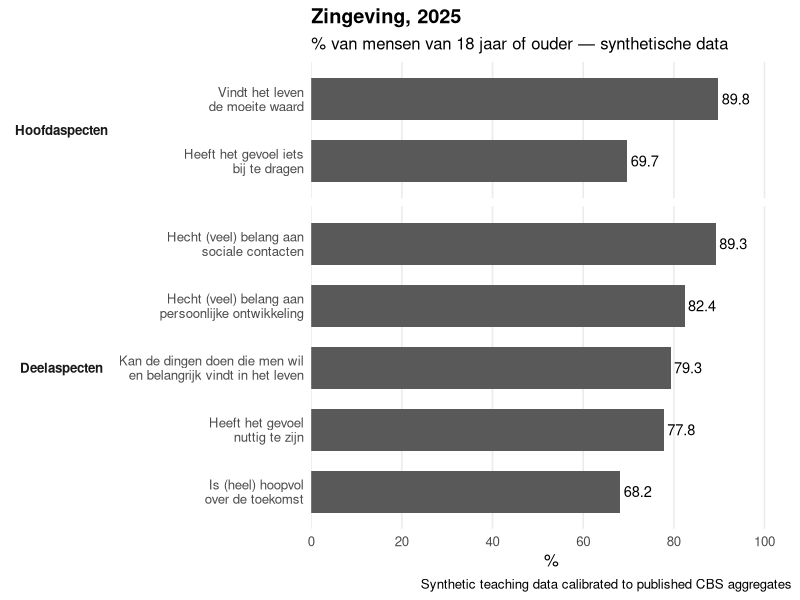
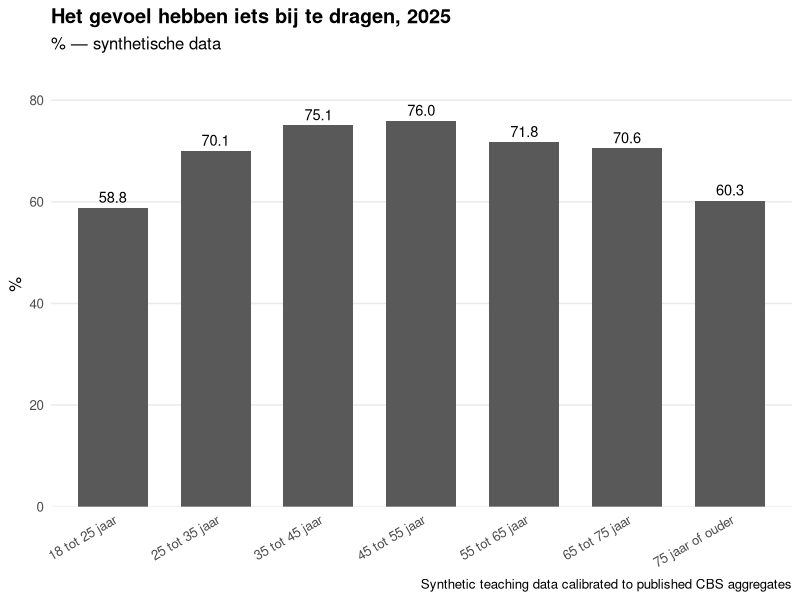
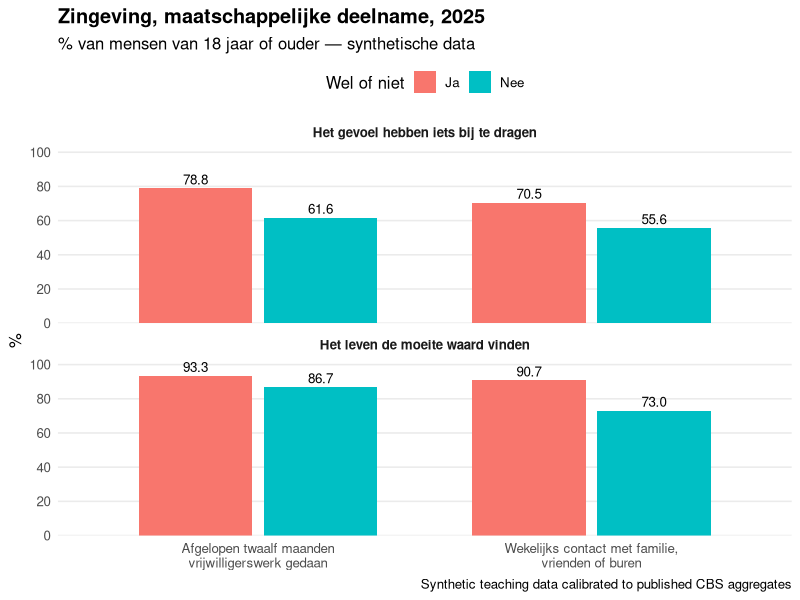
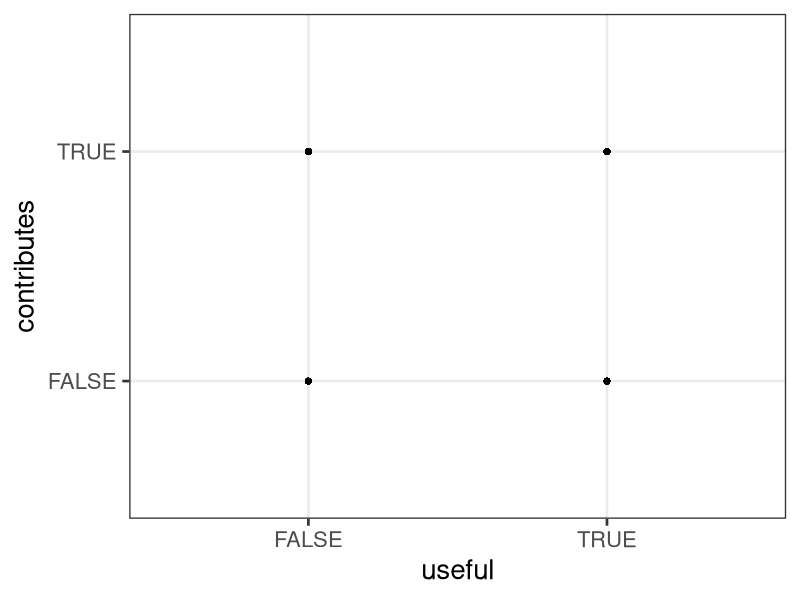
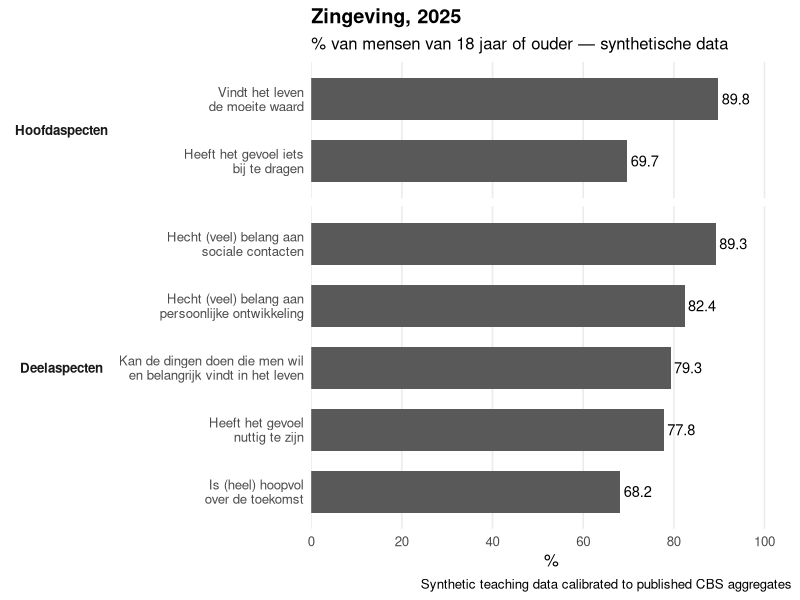
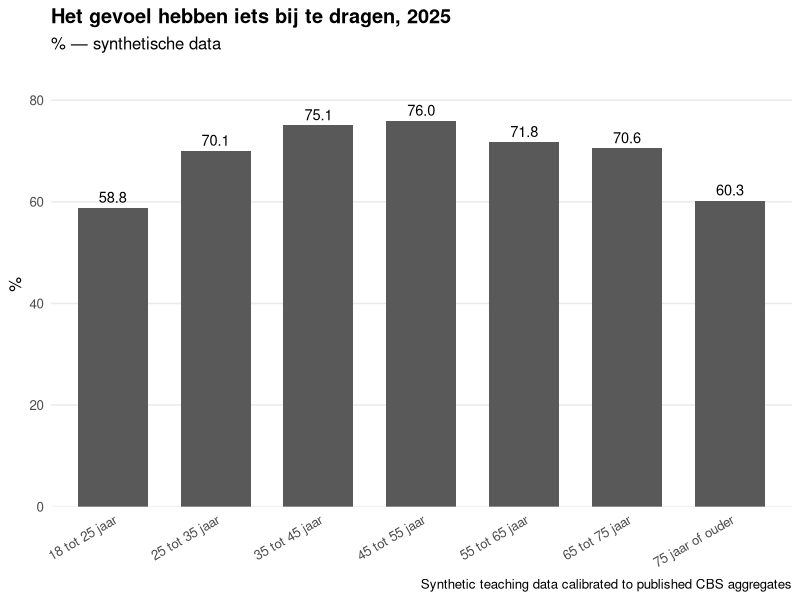
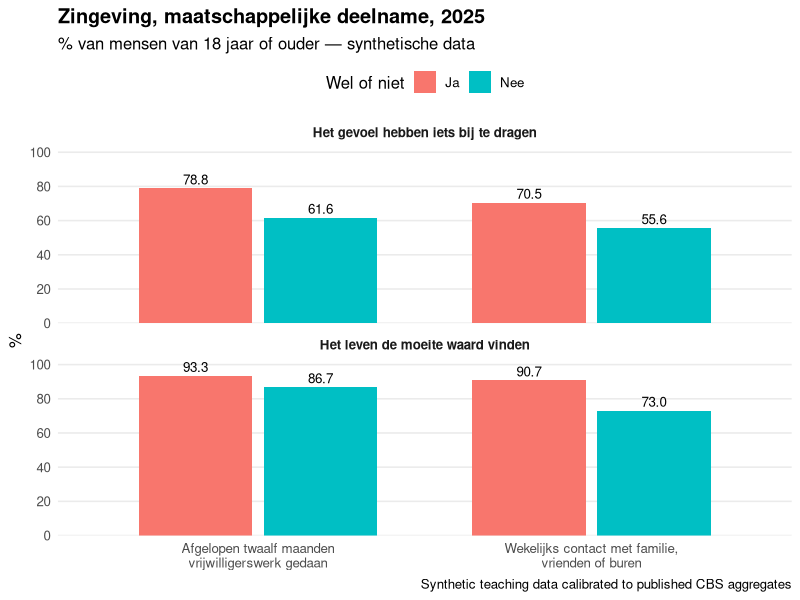
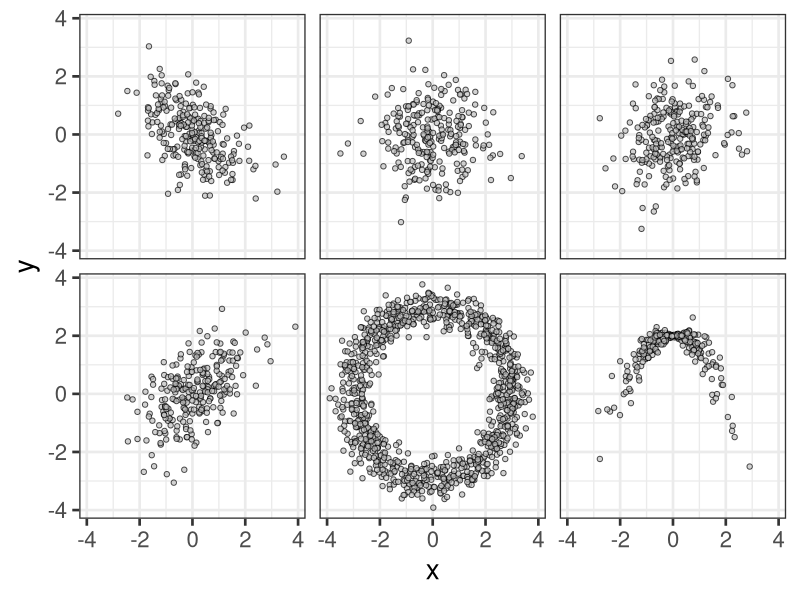

Here is the R script that generated these plots, in order:
# Synthetic CBS-style dataset for the 2025 "Sociale samenhang en welzijn" example
#
# Purpose
# -------
# Simulate 7,551 synthetic respondents so that the aggregate results reproduce
# the three figures in the CBS news article "9 op de 10 volwassenen vinden het
# leven de moeite waard" (29 July 2026) very closely.
#
# IMPORTANT: These are synthetic teaching data. They are NOT CBS microdata.
#
# The script:
#   1. simulates respondent characteristics;
#   2. calibrates the two main outcomes to the published CBS percentages;
#   3. creates five additional dimensions with the exact published margins;
#   4. writes a CSV file;
#   5. reproduces the three figures from the news article;
#   6. prints a validation table comparing simulated and published percentages.

# -----------------------------------------------------------------------------
# Packages
# -----------------------------------------------------------------------------

library(ggplot2)

# -----------------------------------------------------------------------------
# Settings and CBS targets
# -----------------------------------------------------------------------------

set.seed(20260820)

n <- 7551L

age_levels <- c(
  "18 tot 25 jaar",
  "25 tot 35 jaar",
  "35 tot 45 jaar",
  "45 tot 55 jaar",
  "55 tot 65 jaar",
  "65 tot 75 jaar",
  "75 jaar of ouder"
)

# Plausible adult age distribution chosen so that the published age-specific
# contribution percentages also average to approximately the published 69.8%.
# These age shares themselves are NOT taken from CBS SSW microdata.
age_prob <- c(0.11, 0.16, 0.15, 0.16, 0.16, 0.14, 0.12)

# Figure 1: overall percentages
fig1_targets <- c(
  worthwhile = 0.898,
  contributes = 0.698,
  social_contacts_important = 0.893,
  personal_development_important = 0.824,
  autonomy = 0.793,
  useful = 0.778,
  hopeful = 0.682
)

# Figure 2: feeling that one contributes, by age
contribution_age_targets <- c(
  "18 tot 25 jaar" = 0.588,
  "25 tot 35 jaar" = 0.701,
  "35 tot 45 jaar" = 0.751,
  "45 tot 55 jaar" = 0.760,
  "55 tot 65 jaar" = 0.718,
  "65 tot 75 jaar" = 0.706,
  "75 jaar of ouder" = 0.603
)

# Figure 3: meaning in life by societal participation
contribution_volunteer_targets <- c(`FALSE` = 0.617, `TRUE` = 0.788)
contribution_contact_targets   <- c(`FALSE` = 0.561, `TRUE` = 0.705)

worthwhile_volunteer_targets <- c(`FALSE` = 0.867, `TRUE` = 0.933)
worthwhile_contact_targets   <- c(`FALSE` = 0.728, `TRUE` = 0.907)

# Original five-category response distributions from the longer CBS article.
# These are used only to create realistic raw response variables while
# preserving the calibrated binary outcomes.
worthwhile_likert_positive <- c(
  "Helemaal mee eens" = 43.0,
  "Mee eens" = 46.8
)
worthwhile_likert_negative <- c(
  "Niet mee eens, niet mee oneens" = 8.2,
  "Mee oneens" = 1.6,
  "Helemaal mee oneens" = 0.5
)

contribution_likert_positive <- c(
  "Helemaal mee eens" = 20.5,
  "Mee eens" = 49.3
)
contribution_likert_negative <- c(
  "Niet mee eens, niet mee oneens" = 22.6,
  "Mee oneens" = 6.5,
  "Helemaal mee oneens" = 1.1
)

# -----------------------------------------------------------------------------
# Helper functions
# -----------------------------------------------------------------------------

logit <- function(p) log(p / (1 - p))
inv_logit <- function(x) 1 / (1 + exp(-x))

# Shift a vector of baseline probabilities so that its mean equals target.
shift_probabilities_to_mean <- function(p, target) {
  f <- function(delta) mean(inv_logit(logit(p) + delta)) - target
  delta <- uniroot(f, c(-10, 10))$root
  inv_logit(logit(p) + delta)
}

# Weighted sampling without replacement, returning exactly k TRUE values.
weighted_binary_exact <- function(prob, k) {
  out <- rep(FALSE, length(prob))
  chosen <- sample.int(length(prob), size = k, replace = FALSE, prob = prob)
  out[chosen] <- TRUE
  out
}

# Create a numeric age within each age category.
simulate_age <- function(age_group) {
  ranges <- list(
    "18 tot 25 jaar" = 18:24,
    "25 tot 35 jaar" = 25:34,
    "35 tot 45 jaar" = 35:44,
    "45 tot 55 jaar" = 45:54,
    "55 tot 65 jaar" = 55:64,
    "65 tot 75 jaar" = 65:74,
    "75 jaar of ouder" = 75:90
  )

  vapply(
    as.character(age_group),
    function(g) sample(ranges[[g]], 1L),
    integer(1)
  )
}

# Build one row per age x volunteering x weekly-contact cell.
make_cells <- function(dat) {
  key <- interaction(
    dat$age_group,
    dat$volunteer,
    dat$weekly_social_contact,
    drop = TRUE,
    lex.order = TRUE
  )

  dat$cell_id <- as.integer(key)
  n_cells <- nlevels(key)

  first <- match(seq_len(n_cells), dat$cell_id)

  cells <- data.frame(
    cell_id = seq_len(n_cells),
    age_group = dat$age_group[first],
    volunteer = dat$volunteer[first],
    weekly_social_contact = dat$weekly_social_contact[first],
    n = tabulate(dat$cell_id, nbins = n_cells)
  )

  list(data = dat, cells = cells)
}

# Construct a linear constraint row that computes a group mean from cell
# probabilities.
constraint_row <- function(cells, mask) {
  w <- numeric(nrow(cells))
  denom <- sum(cells$n[mask])
  w[mask] <- cells$n[mask] / denom
  w
}

# Find cell probabilities that reproduce a set of aggregate targets while
# staying close to a sensible initial solution. This is a ridge-regularized
# least-squares calibration problem.
calibrate_cell_probabilities <- function(
    cells,
    overall_target,
    age_targets = NULL,
    volunteer_targets = NULL,
    contact_targets = NULL,
    initial,
    lambda = 1e-4) {

  A <- matrix(cells$n / sum(cells$n), nrow = 1L)
  b <- overall_target
  labels <- "Overall"

  if (!is.null(age_targets)) {
    for (g in names(age_targets)) {
      mask <- as.character(cells$age_group) == g
      A <- rbind(A, constraint_row(cells, mask))
      b <- c(b, age_targets[[g]])
      labels <- c(labels, paste("Age:", g))
    }
  }

  if (!is.null(volunteer_targets)) {
    for (g in names(volunteer_targets)) {
      value <- identical(g, "TRUE")
      mask <- cells$volunteer == value
      A <- rbind(A, constraint_row(cells, mask))
      b <- c(b, volunteer_targets[[g]])
      labels <- c(labels, paste("Volunteer:", g))
    }
  }

  if (!is.null(contact_targets)) {
    for (g in names(contact_targets)) {
      value <- identical(g, "TRUE")
      mask <- cells$weekly_social_contact == value
      A <- rbind(A, constraint_row(cells, mask))
      b <- c(b, contact_targets[[g]])
      labels <- c(labels, paste("Weekly contact:", g))
    }
  }

  m <- nrow(cells)
  lhs <- crossprod(A) + lambda * diag(m)
  rhs <- crossprod(A, b) + lambda * initial

  q <- as.vector(solve(lhs, rhs))

  if (any(q <= 0 | q >= 1)) {
    stop(
      "Calibration produced probabilities outside (0,1). ",
      "Try changing the simulated covariate prevalences."
    )
  }

  attr(q, "constraint_matrix") <- A
  attr(q, "targets") <- b
  attr(q, "labels") <- labels
  q
}

# Turn calibrated cell probabilities into binary respondent-level data.
# The exact number of TRUE observations in every cell is round(q * n_cell).
# The shared latent score makes the two main outcomes positively correlated.
assign_binary_by_cell <- function(dat, cells, q, score) {
  out <- rep(FALSE, nrow(dat))

  for (j in seq_len(nrow(cells))) {
    idx <- which(dat$cell_id == cells$cell_id[j])
    k <- round(q[j] * length(idx))

    if (k > 0L) {
      selected <- idx[order(score[idx], decreasing = TRUE)[seq_len(k)]]
      out[selected] <- TRUE
    }
  }

  out
}

# Create a binary variable with an exact marginal prevalence while retaining
# correlation with a supplied latent score.
make_binary_margin <- function(target, score) {
  k <- round(length(score) * target)
  out <- rep(FALSE, length(score))
  out[order(score, decreasing = TRUE)[seq_len(k)]] <- TRUE
  out
}

# Convert a calibrated binary variable back to a plausible five-category
# Likert response. CBS's published category percentages sum to 100.1% because
# of rounding, so category ratios are normalized within the positive and
# non-positive halves.
make_likert_from_binary <- function(binary, score, positive_pct, negative_pct) {
  result <- character(length(binary))

  pos_idx <- which(binary)
  neg_idx <- which(!binary)

  pos_prob <- positive_pct / sum(positive_pct)
  neg_prob <- negative_pct / sum(negative_pct)

  # Positive responses: higher latent score -> stronger agreement.
  n_strong <- round(length(pos_idx) * pos_prob[1])
  pos_order <- pos_idx[order(score[pos_idx], decreasing = TRUE)]
  result[pos_order[seq_len(n_strong)]] <- names(pos_prob)[1]
  if (n_strong < length(pos_order)) {
    result[pos_order[(n_strong + 1L):length(pos_order)]] <- names(pos_prob)[2]
  }

  # Non-positive responses: lower latent score -> stronger disagreement.
  # Allocate approximately according to the published ratios.
  neg_order <- neg_idx[order(score[neg_idx], decreasing = TRUE)]
  n_neutral <- round(length(neg_idx) * neg_prob[1])
  n_disagree <- round(length(neg_idx) * neg_prob[2])
  n_neutral <- min(n_neutral, length(neg_idx))
  n_disagree <- min(n_disagree, length(neg_idx) - n_neutral)

  if (n_neutral > 0L) {
    result[neg_order[seq_len(n_neutral)]] <- names(neg_prob)[1]
  }
  if (n_disagree > 0L) {
    ii <- (n_neutral + 1L):(n_neutral + n_disagree)
    result[neg_order[ii]] <- names(neg_prob)[2]
  }
  if (n_neutral + n_disagree < length(neg_order)) {
    ii <- (n_neutral + n_disagree + 1L):length(neg_order)
    result[neg_order[ii]] <- names(neg_prob)[3]
  }

  factor(
    result,
    levels = c(
      "Helemaal mee oneens",
      "Mee oneens",
      "Niet mee eens, niet mee oneens",
      "Mee eens",
      "Helemaal mee eens"
    ),
    ordered = TRUE
  )
}

pct <- function(x) 100 * mean(x)

# -----------------------------------------------------------------------------
# 1. Simulate respondent characteristics
# -----------------------------------------------------------------------------

age_group <- factor(
  sample(age_levels, n, replace = TRUE, prob = age_prob),
  levels = age_levels,
  ordered = TRUE
)

age <- simulate_age(age_group)

# We choose prevalences around 47% volunteering and 95% weekly contact because
# these make the published conditional percentages in Figure 3 consistent with
# the published overall percentages in Figure 1.
#
# The age patterns below are plausible synthetic patterns, not CBS estimates.
volunteer_base <- c(
  "18 tot 25 jaar" = 0.34,
  "25 tot 35 jaar" = 0.40,
  "35 tot 45 jaar" = 0.47,
  "45 tot 55 jaar" = 0.52,
  "55 tot 65 jaar" = 0.55,
  "65 tot 75 jaar" = 0.54,
  "75 jaar of ouder" = 0.45
)

contact_base <- c(
  "18 tot 25 jaar" = 0.965,
  "25 tot 35 jaar" = 0.960,
  "35 tot 45 jaar" = 0.955,
  "45 tot 55 jaar" = 0.950,
  "55 tot 65 jaar" = 0.945,
  "65 tot 75 jaar" = 0.940,
  "75 jaar of ouder" = 0.925
)

p_volunteer <- volunteer_base[as.character(age_group)]
p_volunteer <- shift_probabilities_to_mean(p_volunteer, 0.472)

p_contact <- contact_base[as.character(age_group)]
p_contact <- shift_probabilities_to_mean(p_contact, 0.950)

volunteer <- weighted_binary_exact(p_volunteer, round(n * 0.472))
weekly_social_contact <- weighted_binary_exact(p_contact, round(n * 0.950))

synthetic <- data.frame(
  id = seq_len(n),
  age = age,
  age_group = age_group,
  volunteer = volunteer,
  weekly_social_contact = weekly_social_contact
)

cell_data <- make_cells(synthetic)
synthetic <- cell_data$data
cells <- cell_data$cells

# Shared latent "meaning/wellbeing" tendency. It has no substantive status;
# it is simply a convenient way to make the synthetic responses correlated.
latent_meaning <- rnorm(n)

# -----------------------------------------------------------------------------
# 2. Calibrate "feeling that one contributes"
# -----------------------------------------------------------------------------

initial_contribution <- unname(
  contribution_age_targets[as.character(cells$age_group)]
)

q_contribution <- calibrate_cell_probabilities(
  cells = cells,
  overall_target = fig1_targets["contributes"],
  age_targets = contribution_age_targets,
  volunteer_targets = contribution_volunteer_targets,
  contact_targets = contribution_contact_targets,
  initial = initial_contribution
)

contribution_score <- latent_meaning + rnorm(n, sd = 0.75)
synthetic$contributes <- assign_binary_by_cell(
  synthetic,
  cells,
  q_contribution,
  contribution_score
)

# -----------------------------------------------------------------------------
# 3. Calibrate "life is worthwhile"
# -----------------------------------------------------------------------------

initial_worthwhile <- rep(fig1_targets["worthwhile"], nrow(cells))

q_worthwhile <- calibrate_cell_probabilities(
  cells = cells,
  overall_target = fig1_targets["worthwhile"],
  volunteer_targets = worthwhile_volunteer_targets,
  contact_targets = worthwhile_contact_targets,
  initial = initial_worthwhile
)

worthwhile_score <- latent_meaning + rnorm(n, sd = 0.75)
synthetic$worthwhile <- assign_binary_by_cell(
  synthetic,
  cells,
  q_worthwhile,
  worthwhile_score
)

# -----------------------------------------------------------------------------
# 4. Create the five other Figure-1 dimensions
# -----------------------------------------------------------------------------

# Each variable gets the exact marginal count corresponding to the published
# percentage (up to unavoidable integer rounding), while retaining realistic
# positive correlations through latent_meaning.
synthetic$social_contacts_important <- make_binary_margin(
  fig1_targets["social_contacts_important"],
  0.70 * latent_meaning + rnorm(n)
)

synthetic$personal_development_important <- make_binary_margin(
  fig1_targets["personal_development_important"],
  0.55 * latent_meaning + rnorm(n)
)

synthetic$autonomy <- make_binary_margin(
  fig1_targets["autonomy"],
  0.90 * latent_meaning + rnorm(n, sd = 0.8)
)

synthetic$useful <- make_binary_margin(
  fig1_targets["useful"],
  1.00 * latent_meaning + 0.60 * synthetic$contributes + rnorm(n, sd = 0.8)
)

synthetic$hopeful <- make_binary_margin(
  fig1_targets["hopeful"],
  0.85 * latent_meaning + rnorm(n, sd = 0.9)
)

# -----------------------------------------------------------------------------
# 5. Reconstruct five-category responses for the two main questions
# -----------------------------------------------------------------------------

synthetic$worthwhile_response <- make_likert_from_binary(
  synthetic$worthwhile,
  worthwhile_score,
  worthwhile_likert_positive,
  worthwhile_likert_negative
)

synthetic$contribution_response <- make_likert_from_binary(
  synthetic$contributes,
  contribution_score,
  contribution_likert_positive,
  contribution_likert_negative
)

# Put the raw response immediately before its dichotomized version.
synthetic <- synthetic[c(
  "id",
  "age",
  "age_group",
  "volunteer",
  "weekly_social_contact",
  "worthwhile_response",
  "worthwhile",
  "contribution_response",
  "contributes",
  "social_contacts_important",
  "personal_development_important",
  "autonomy",
  "useful",
  "hopeful",
  "cell_id"
)]

# cell_id is only an internal simulation variable and is not useful to students.
synthetic$cell_id <- NULL

# -----------------------------------------------------------------------------
# 6. Save the synthetic dataset
# -----------------------------------------------------------------------------

write.csv(
  synthetic,
  file = "cbs_zingeving_synthetic_2025.csv",
  row.names = FALSE,
  fileEncoding = "UTF-8"
)

# -----------------------------------------------------------------------------
# 7. Validation: compare synthetic percentages with CBS targets
# -----------------------------------------------------------------------------

validation <- data.frame(
  figure = character(),
  quantity = character(),
  cbs = numeric(),
  synthetic = numeric(),
  difference = numeric()
)

add_validation <- function(figure, quantity, target, estimate) {
  data.frame(
    figure = figure,
    quantity = quantity,
    cbs = 100 * target,
    synthetic = estimate,
    difference = estimate - 100 * target
  )
}

# Figure 1
fig1_names <- c(
  worthwhile = "Vindt het leven de moeite waard",
  contributes = "Heeft het gevoel iets bij te dragen",
  social_contacts_important = "Hecht (veel) belang aan sociale contacten",
  personal_development_important = "Hecht (veel) belang aan persoonlijke ontwikkeling",
  autonomy = "Kan de dingen doen die men wil en belangrijk vindt",
  useful = "Heeft het gevoel nuttig te zijn",
  hopeful = "Is (heel) hoopvol over de toekomst"
)

for (v in names(fig1_targets)) {
  validation <- rbind(
    validation,
    add_validation("Figure 1", fig1_names[[v]], fig1_targets[[v]], pct(synthetic[[v]]))
  )
}

# Figure 2
for (g in age_levels) {
  idx <- synthetic$age_group == g
  validation <- rbind(
    validation,
    add_validation(
      "Figure 2",
      g,
      contribution_age_targets[[g]],
      pct(synthetic$contributes[idx])
    )
  )
}

# Figure 3
for (value in c(FALSE, TRUE)) {
  idx <- synthetic$volunteer == value
  validation <- rbind(
    validation,
    add_validation(
      "Figure 3",
      paste("Worthwhile | volunteer =", value),
      worthwhile_volunteer_targets[[as.character(value)]],
      pct(synthetic$worthwhile[idx])
    ),
    add_validation(
      "Figure 3",
      paste("Contributes | volunteer =", value),
      contribution_volunteer_targets[[as.character(value)]],
      pct(synthetic$contributes[idx])
    )
  )

  idx <- synthetic$weekly_social_contact == value
  validation <- rbind(
    validation,
    add_validation(
      "Figure 3",
      paste("Worthwhile | weekly contact =", value),
      worthwhile_contact_targets[[as.character(value)]],
      pct(synthetic$worthwhile[idx])
    ),
    add_validation(
      "Figure 3",
      paste("Contributes | weekly contact =", value),
      contribution_contact_targets[[as.character(value)]],
      pct(synthetic$contributes[idx])
    )
  )
}

validation$cbs <- round(validation$cbs, 1)
validation$synthetic <- round(validation$synthetic, 1)
validation$difference <- round(validation$difference, 2)

cat("\nValidation against published CBS percentages:\n\n")
print(validation, row.names = FALSE)

cat("\nMaximum absolute discrepancy (percentage points): ",
    max(abs(validation$difference)), "\n", sep = "")

# -----------------------------------------------------------------------------
# 8. Plot 1: Zingeving, 2025
# -----------------------------------------------------------------------------

plot1_data <- data.frame(
  label = c(
    "Vindt het leven\nde moeite waard",
    "Heeft het gevoel iets\nbij te dragen",
    "Hecht (veel) belang aan\nsociale contacten",
    "Hecht (veel) belang aan\npersoonlijke ontwikkeling",
    "Kan de dingen doen die men wil\nen belangrijk vindt in het leven",
    "Heeft het gevoel\nnuttig te zijn",
    "Is (heel) hoopvol\nover de toekomst"
  ),
  group = c(
    "Hoofdaspecten",
    "Hoofdaspecten",
    rep("Deelaspecten", 5)
  ),
  percentage = c(
    pct(synthetic$worthwhile),
    pct(synthetic$contributes),
    pct(synthetic$social_contacts_important),
    pct(synthetic$personal_development_important),
    pct(synthetic$autonomy),
    pct(synthetic$useful),
    pct(synthetic$hopeful)
  )
)

plot1_data$label <- factor(plot1_data$label, levels = rev(plot1_data$label))
plot1_data$group <- factor(plot1_data$group, levels = c("Hoofdaspecten", "Deelaspecten"))

p1 <- ggplot(plot1_data, aes(x = percentage, y = label)) +
  geom_col(width = 0.68) +
  geom_text(
    aes(label = sprintf("%.1f", percentage)),
    hjust = -0.12,
    size = 3.7
  ) +
  facet_grid(group ~ ., scales = "free_y", space = "free_y", switch = "y") +
  scale_x_continuous(
    limits = c(0, 100),
    breaks = seq(0, 100, 20),
    expand = expansion(mult = c(0, 0.06))
  ) +
  labs(
    title = "Zingeving, 2025",
    subtitle = "% van mensen van 18 jaar of ouder — synthetische data",
    x = "%",
    y = NULL,
    caption = "Synthetic teaching data calibrated to published CBS aggregates"
  ) +
  theme_minimal(base_size = 12) +
  theme(
    panel.grid.major.y = element_blank(),
    panel.grid.minor = element_blank(),
    strip.placement = "outside",
    strip.text.y.left = element_text(angle = 0, face = "bold"),
    plot.title = element_text(face = "bold")
  )

print(p1)
ggsave("lecture1_scripts/cbs_plot1_zingeving_2025.png", p1, width = 9, height = 6.4, dpi = 180)

# -----------------------------------------------------------------------------
# 9. Plot 2: feeling that one contributes, by age
# -----------------------------------------------------------------------------

plot2_data <- data.frame(
  age_group = factor(age_levels, levels = age_levels, ordered = TRUE),
  percentage = vapply(
    age_levels,
    function(g) pct(synthetic$contributes[synthetic$age_group == g]),
    numeric(1)
  )
)

p2 <- ggplot(plot2_data, aes(x = age_group, y = percentage)) +
  geom_col(width = 0.68) +
  geom_text(
    aes(label = sprintf("%.1f", percentage)),
    vjust = -0.45,
    size = 3.7
  ) +
  scale_y_continuous(
    limits = c(0, 85),
    breaks = seq(0, 80, 20),
    expand = expansion(mult = c(0, 0.03))
  ) +
  labs(
    title = "Het gevoel hebben iets bij te dragen, 2025",
    subtitle = "% — synthetische data",
    x = NULL,
    y = "%",
    caption = "Synthetic teaching data calibrated to published CBS aggregates"
  ) +
  theme_minimal(base_size = 12) +
  theme(
    panel.grid.major.x = element_blank(),
    panel.grid.minor = element_blank(),
    axis.text.x = element_text(angle = 30, hjust = 1),
    plot.title = element_text(face = "bold")
  )

print(p2)
ggsave("lecture1_scripts/cbs_plot2_contribution_by_age_2025.png", p2, width = 9, height = 5.7, dpi = 180)

# -----------------------------------------------------------------------------
# 10. Plot 3: meaning and societal participation
# -----------------------------------------------------------------------------

make_participation_rows <- function(variable, label) {
  data.frame(
    participation = rep(label, 4),
    answer = rep(c("Ja", "Nee"), each = 2),
    outcome = rep(
      c("Het leven de moeite waard vinden", "Het gevoel hebben iets bij te dragen"),
      times = 2
    ),
    percentage = c(
      pct(synthetic$worthwhile[variable]),
      pct(synthetic$contributes[variable]),
      pct(synthetic$worthwhile[!variable]),
      pct(synthetic$contributes[!variable])
    )
  )
}

plot3_data <- rbind(
  make_participation_rows(
    synthetic$volunteer,
    "Afgelopen twaalf maanden\nvrijwilligerswerk gedaan"
  ),
  make_participation_rows(
    synthetic$weekly_social_contact,
    "Wekelijks contact met familie,\nvrienden of buren"
  )
)

plot3_data$participation <- factor(
  plot3_data$participation,
  levels = c(
    "Afgelopen twaalf maanden\nvrijwilligerswerk gedaan",
    "Wekelijks contact met familie,\nvrienden of buren"
  )
)
plot3_data$answer <- factor(plot3_data$answer, levels = c("Ja", "Nee"))

p3 <- ggplot(
  plot3_data,
  aes(x = participation, y = percentage, fill = answer)
) +
  geom_col(position = position_dodge(width = 0.75), width = 0.68) +
  geom_text(
    aes(label = sprintf("%.1f", percentage)),
    position = position_dodge(width = 0.75),
    vjust = -0.4,
    size = 3.4
  ) +
  facet_wrap(~ outcome, ncol = 1) +
  scale_y_continuous(
    limits = c(0, 100),
    breaks = seq(0, 100, 20),
    expand = expansion(mult = c(0, 0.04))
  ) +
  labs(
    title = "Zingeving, maatschappelijke deelname, 2025",
    subtitle = "% van mensen van 18 jaar of ouder — synthetische data",
    x = NULL,
    y = "%",
    fill = "Wel of niet",
    caption = "Synthetic teaching data calibrated to published CBS aggregates"
  ) +
  theme_minimal(base_size = 12) +
  theme(
    panel.grid.major.x = element_blank(),
    panel.grid.minor = element_blank(),
    strip.text = element_text(face = "bold"),
    plot.title = element_text(face = "bold"),
    legend.position = "top"
  )

print(p3)
ggsave("lecture1_scripts/cbs_plot3_participation_2025.png", p3, width = 9, height = 8, dpi = 180)

ggplot(synthetic, aes(x = useful, y = contributes)) +
  geom_point() +
  theme_bw(base_size = 20)

# -----------------------------------------------------------------------------
# 11. A few useful checks for teaching
# -----------------------------------------------------------------------------

cat("\nDataset written to: lecture1_scripts/cbs_zingeving_synthetic_2025.csv\n")
cat("Plots written to:\n")
cat("  lecture1_scripts/cbs_plot1_zingeving_2025.png\n")
cat("  lecture1_scripts/cbs_plot2_contribution_by_age_2025.png\n")
cat("  lecture1_scripts/cbs_plot3_participation_2025.png\n\n")

cat("First six rows:\n")
print(head(synthetic))

cat("\nCorrelation matrix of the seven binary meaning variables:\n")
meaning_vars <- c(
  "worthwhile",
  "contributes",
  "social_contacts_important",
  "personal_development_important",
  "autonomy",
  "useful",
  "hopeful"
)
print(round(cor(synthetic[meaning_vars]), 2))


set.seed(42)
n <- 250
rhos <-  c(-.5, 0, .15, .5)
dff <- data.frame()
for (i in 1:4) {
  rho <- rhos[i]
  sigma <- matrix(c(1, rho, rho, 1), 2, 2)
  xy <- MASS::mvrnorm(n, c(0, 0), sigma)
  df <- data.frame(xy)
  colnames(df) <- c("x", "y")
  df$r <- rho
  dff <- rbind(dff, df)
}

x <- rnorm(n)
y <- -.5 * x^2 + .35 * pmin(2, abs(x)) * rnorm(n) + 2
df <- data.frame(x, y)
colnames(df) <- c("x", "y")
df$r <- "quadratic"
dff <- rbind(dff, df)
#
# x <- 2*rnorm(n)
# radius <- max(x) + 1
# y <- (2*(runif(n) < .5) - 1) * sqrt(radius^2 - x^2) + rnorm(n)
# df <- data.frame(x, y)
# colnames(df) <- c("x", "y")
# df$r <- "circle"
# dff <- rbind(dff, df)

n <- 1000

# 1. Generate random angles uniformly around the circle (0 to 2*pi)
theta <- runif(n, min = 0, max = 2 * pi)

# 2. Set radius to exactly 1
radius <- 3 + rnorm(n)  * .35

# 3. Calculate x and y using trigonometry
x <- radius * cos(theta)
y <- radius * sin(theta)

# 4. Create the data frame
df <- data.frame(x = x, y = y, r = "circle")
dff <- rbind(dff, df)

# Verify by plotting (asp = 1 ensures the circle isn't distorted)
# plot(df$x, df$y, asp = 1, main = "Uniformly Distributed Circle (Radius = 1)")


g0 <- ggplot(dff, aes(x = x, y = y)) +
  geom_point(alpha = .7, shape = 21, fill = "grey") +
  facet_wrap(~r) +
  theme_bw(base_size = 20) +
  theme(strip.text = element_blank())

g1 <- ggplot(dff, aes(x = x, y = y)) +
  geom_point(alpha = .7, shape = 21, fill = "grey") +
  facet_wrap(~r) +
  theme_bw(base_size = 20)

ggsave(filename = "lecture1_images/cor_without_strip.jpg", g0)
ggsave(filename = "lecture1_images/cor_with_strip.jpg", g1)
